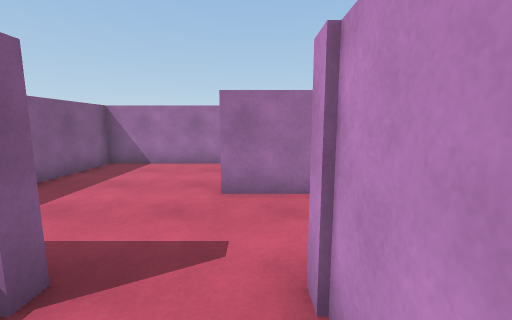
view 1 (above)

13 first-person views from a walk through a 3-D level made in the Unity game engine. The camera is 1.5 m above the floor, tilts 8° down and sees 90° across. The floor is counted in squares, 1 m on a side. Each view is taken from the middle of a square. On the plan, view 1 faces up. The plan holds only what a view shows up to about 13 squares ahead; the rest is blank. The place goes on beyond the plan. The player character is not drawn. Door leaves are left out, so doorways stand open.

view 2
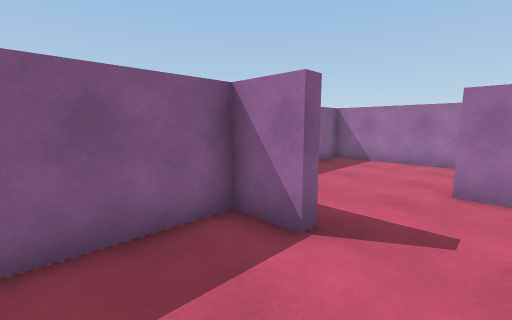

view 3
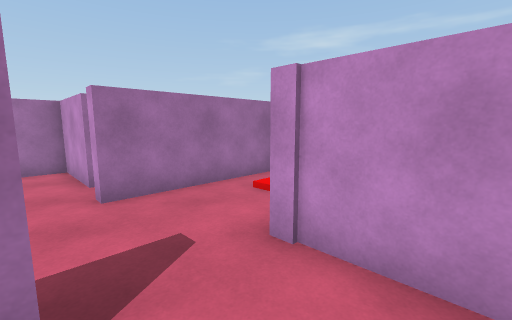

view 4
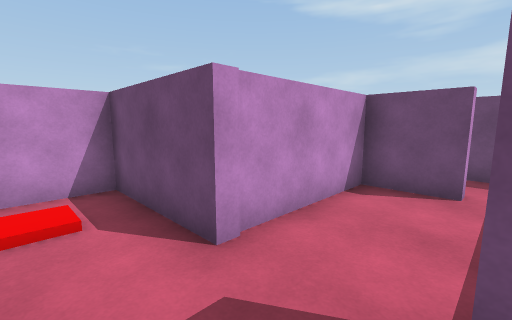

view 5
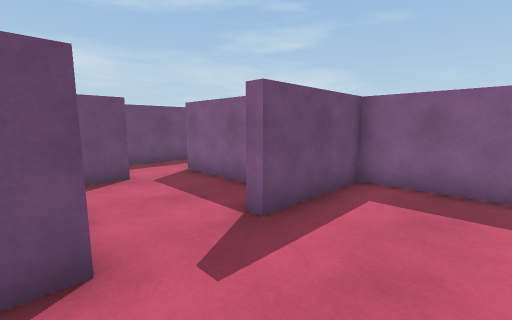

view 6
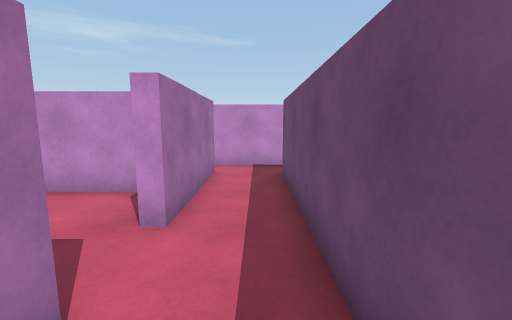

view 7
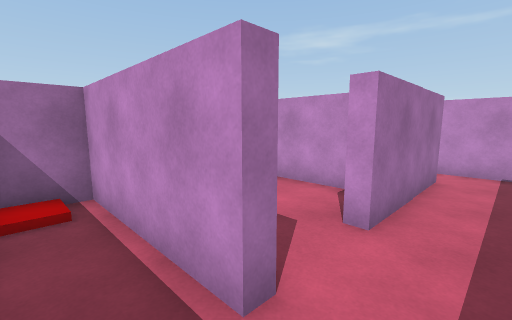

view 8
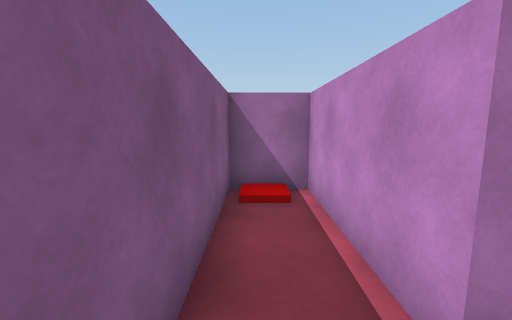

view 9
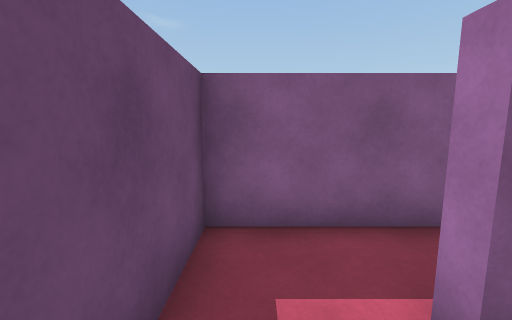

view 10
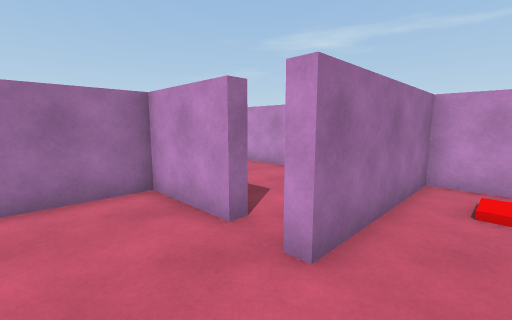

view 11
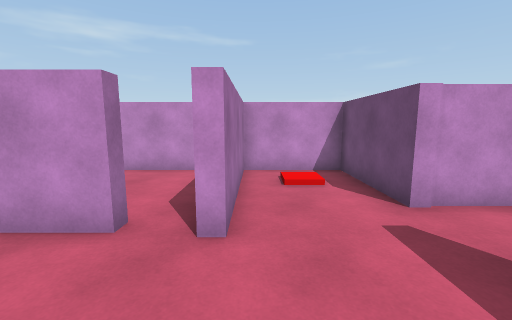

view 12
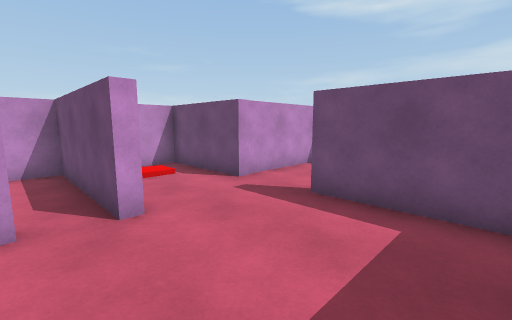

view 13
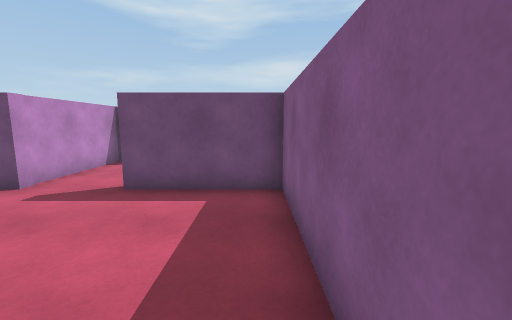

### Floor plan
Points are (right, up) in squares from view 1. A wall is a line through its corners. A room is listed if a view was taken in it or the views show most of it. See-through windows are left out.
Room 1 (views 1, 2, 3)
walls: (-1.9, 1.8) (-3.4, 1.8) (-3.4, -2.6); (-1.4, -2.6) (-1.4, -2.3) (0.6, -2.3) (0.6, 2.2)
ways out: open door at (-1, 2) to room 2; opening at (-2.5, -2) to room 4
Room 2 (views 4, 5, 10, 11, 12, 13)
walls: (-0.6, 5.4) (-0.6, 5.9); (-0.6, 7) (-0.6, 9.7) (-5.6, 9.7) (-5.6, 2.2) (-1.9, 2.2); (0.6, 2.2) (4.3, 2.2) (4.3, 5.4) (-0.9, 5.4)
ways out: open door at (-1, 2) to room 1; gap at (0, 7) to room 5
objects: red block (3, 4)
Room 3 (views 6, 7, 8)
walls: (-3.8, -2.6) (-3.8, 1.8) (-5.6, 1.8) (-5.6, -4.7) (-4.4, -4.7)
ways out: opening at (-4, -3.5) to room 4
objects: red block (-5, 1)
Room 4 (view 9)
walls: (-3.4, -2.6) (-3.8, -2.6); (-4.4, -4.7) (2.9, -4.8); (3, -2.6) (-1.4, -2.6); (4.3, -5) (4.3, -2.4)
ways out: opening at (-2.5, -2) to room 1; opening at (-4, -3.5) to room 3
Room 5 (no view inside)
walls: (-0.9, 5.8) (4.3, 5.8) (4.3, 11.9)
ways out: gap at (0, 7) to room 2

Positions as (right, up) in squares from view 1, and headings:
1: (0, 0), facing up
2: (0, -1), facing up-left
3: (-2, 0), facing up-right
4: (-2, 4), facing down-right
5: (1, 5), facing down-left
6: (-5, -4), facing right
7: (-5, -4), facing up-right
8: (-5, -4), facing up
9: (-2, -4), facing left
10: (-3, 4), facing up-right
11: (-4, 5), facing right
12: (-5, 7), facing down-right
13: (-5, 8), facing down
